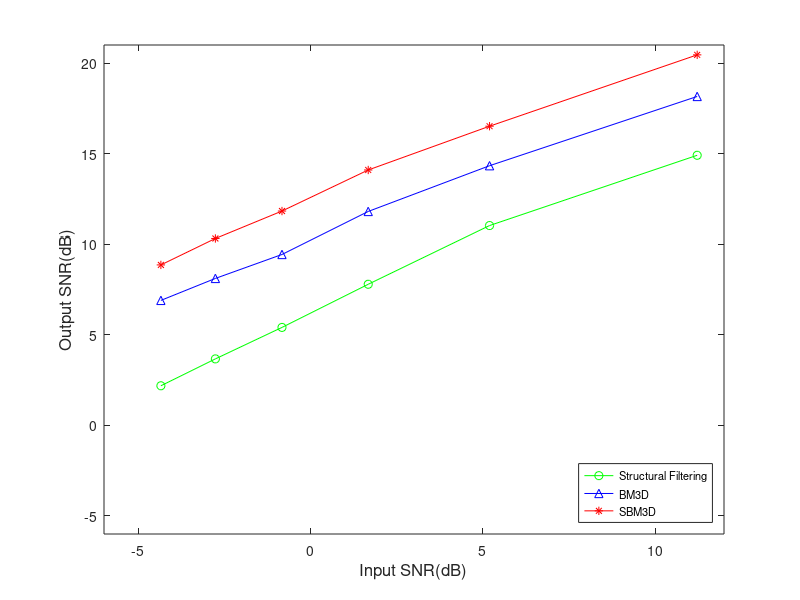
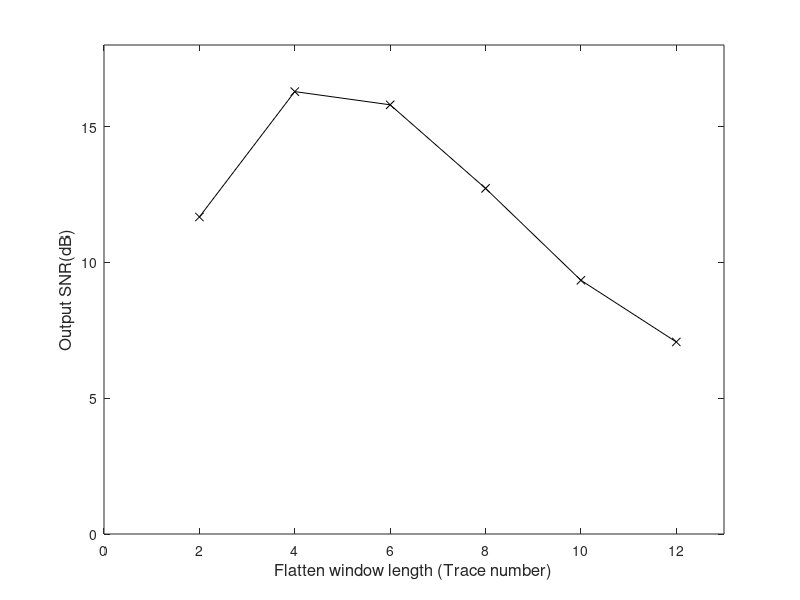

Write MATLAB code to recreate these figures, in order.
clear
clc
close all
%% add different noise strengths post-stack model SNR comparison

% SNR
post_original        = [-4.3486 -2.7664 -0.8327 1.6709 5.1931 11.2214];
Structural_Filtering = [2.1843 3.6687 5.4070 7.7893 11.0308 14.9111];
BM3D                 = [6.8987 8.1114 9.4339 11.8093 14.3350 18.1592];
SBM3D                = [8.8572 10.3172 11.8325 14.0993 16.5164 20.4558];

% plot line chart
figure;
plot(post_original,Structural_Filtering,'-og',post_original,BM3D,'-^b',post_original,SBM3D,'-*r');
legend('Structural Filtering','BM3D','SBM3D','Location','SouthEast', 'FontSize',8);   %右下角标注

axis([-6 12,-6 21]);
xlabel('Input SNR(dB)','FontSize',12);
ylabel('Output SNR(dB)','FontSize',12);

%% different segment size SNR comparison
segment_size = [2 4 6 8 10 12];

% SNR
SBM3D        = [11.6701 16.2846 15.7987 12.7219 9.3398 7.0695];

% plot line chart
figure;
plot(segment_size,SBM3D,'-xk');

axis([0 13,0 18]);
xlabel('Flatten window length (Trace number)','FontSize',12);
ylabel('Output SNR(dB)','FontSize',12);
